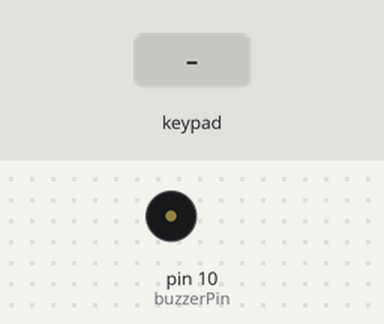
This sketch was run on a simulated Arduino Uno, built with avr-gcc and run on an emulated ATmega328P. On the bench: buzzer (waves = sounding). The test bench sets the inputs (shaded band).

Above: at 1.2 s.
1.3 s: key '1' pressed
At 1.7 s:
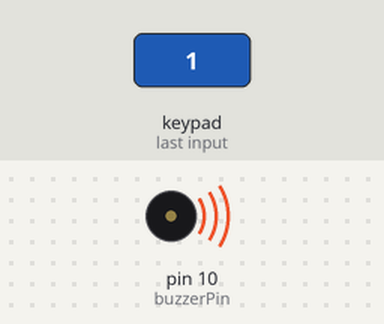
Timing chart, 0 to 4.3 s (numbered marks = the images above; inputs shaded):
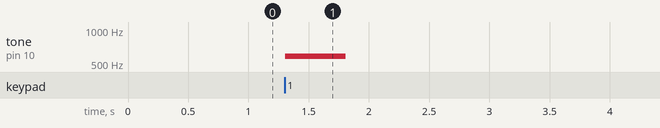

The sketch:

SimpleElectronicOrgan.ino
```cpp
#include <Keypad.h>

const byte ROWS = 4;
const byte COLS = 4;

char keys[ROWS][COLS] = {
  {'1', '2', '3', 'A'},
  {'4', '5', '6', 'B'},
  {'7', '8', '9', 'C'},
  {'*', '0', '#', 'D'}
};

byte rowPins[ROWS] = {2, 3, 4, 5};
byte colPins[COLS] = {6, 7, 8, 9};

Keypad keypad = Keypad(makeKeymap(keys), rowPins, colPins, ROWS, COLS);

const int buzzerPin = 10; // Buzzer connected to pin 10
const int duration = 500; // Note duration in ms

void setup() {
  pinMode(buzzerPin, OUTPUT);
}

void loop() {
  char key = keypad.getKey();
  if (key) {
    playNote(key);
  }
}

void playNote(char note) {
  int frequency = getFrequency(note);
  if (frequency > 0) {
    tone(buzzerPin, frequency, duration);
    delay(duration);
    noTone(buzzerPin);
  }
}

int getFrequency(char key) {
  switch (key) {
    case '0': return 523; // Do
    case '1': return 587; // Re
    case '2': return 659; // Mi
    default: return 0;    // No sound
  }
}
```

Measured:
- after the input at 1.3 s, tone on pin 10 (buzzerPin): silent → 587 Hz at once, → silent 0.50 s later
